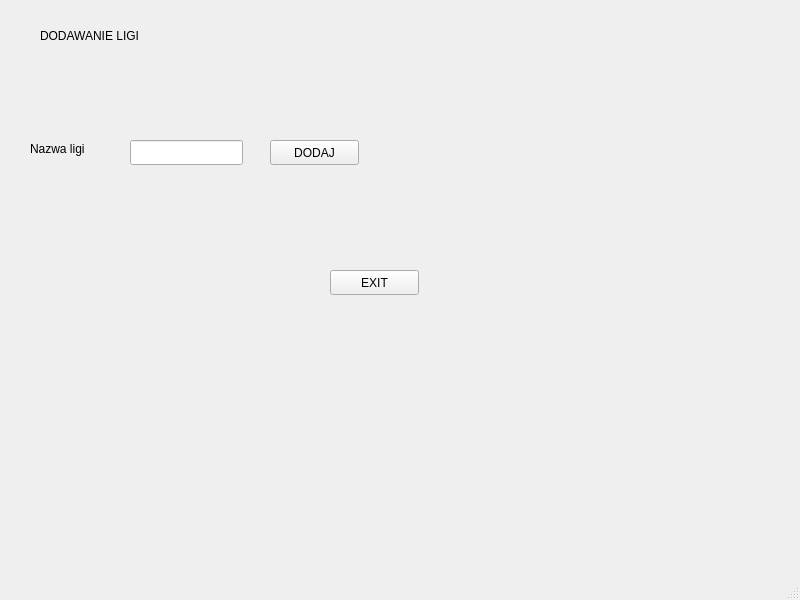
<?xml version="1.0" encoding="UTF-8"?>
<ui version="4.0">
 <class>MainWindow</class>
 <widget class="QMainWindow" name="MainWindow">
  <property name="geometry">
   <rect>
    <x>0</x>
    <y>0</y>
    <width>800</width>
    <height>600</height>
   </rect>
  </property>
  <property name="windowTitle">
   <string>MainWindow</string>
  </property>
  <widget class="QWidget" name="centralwidget">
   <widget class="QLabel" name="label">
    <property name="geometry">
     <rect>
      <x>30</x>
      <y>140</y>
      <width>81</width>
      <height>17</height>
     </rect>
    </property>
    <property name="text">
     <string>Nazwa ligi</string>
    </property>
   </widget>
   <widget class="QLineEdit" name="lineEdit">
    <property name="geometry">
     <rect>
      <x>130</x>
      <y>140</y>
      <width>113</width>
      <height>25</height>
     </rect>
    </property>
   </widget>
   <widget class="QLabel" name="label_2">
    <property name="geometry">
     <rect>
      <x>40</x>
      <y>20</y>
      <width>161</width>
      <height>31</height>
     </rect>
    </property>
    <property name="text">
     <string>DODAWANIE LIGI</string>
    </property>
   </widget>
   <widget class="QPushButton" name="pushButton">
    <property name="geometry">
     <rect>
      <x>270</x>
      <y>140</y>
      <width>89</width>
      <height>25</height>
     </rect>
    </property>
    <property name="text">
     <string>DODAJ</string>
    </property>
   </widget>
   <widget class="QPushButton" name="pushButton_2">
    <property name="geometry">
     <rect>
      <x>330</x>
      <y>270</y>
      <width>89</width>
      <height>25</height>
     </rect>
    </property>
    <property name="text">
     <string>EXIT</string>
    </property>
   </widget>
  </widget>
  <widget class="QMenuBar" name="menubar">
   <property name="geometry">
    <rect>
     <x>0</x>
     <y>0</y>
     <width>800</width>
     <height>22</height>
    </rect>
   </property>
  </widget>
  <widget class="QStatusBar" name="statusbar"/>
 </widget>
 <resources/>
 <connections/>
</ui>
